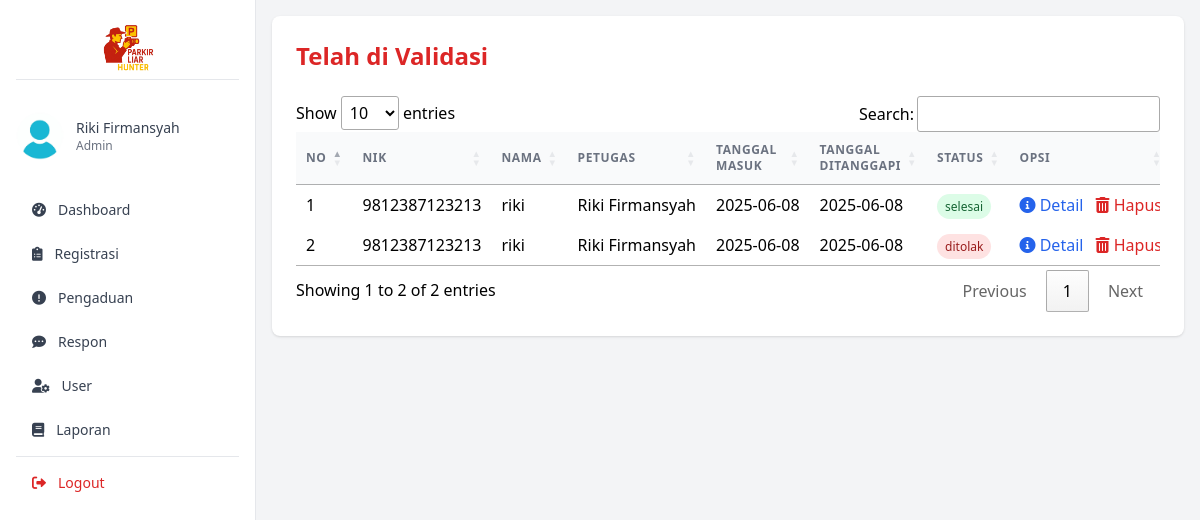
/parkir_liar_hunter/admin/index.php?p=respon (signed in), run on the app's committed database.
### tables this page shows
CREATE TABLE `pengaduan` (
  `id_pengaduan` int(5) NOT NULL,
  `tgl_pengaduan` varchar(20) DEFAULT NULL,
  `nik` varchar(16) DEFAULT NULL,
  `isi_laporan` text DEFAULT NULL,
  `foto` varchar(255) DEFAULT NULL,
  `lokasi` varchar(100) DEFAULT NULL,
  `status` enum('proses','ditolak','selesai') DEFAULT NULL
);

CREATE TABLE `masyarakat` (
  `nik` varchar(16) NOT NULL,
  `nama` varchar(35) DEFAULT NULL,
  `username` varchar(25) DEFAULT NULL,
  `password` varchar(255) DEFAULT NULL,
  `telp` varchar(13) DEFAULT NULL
);

CREATE TABLE `petugas` (
  `id_petugas` int(5) NOT NULL,
  `nama_petugas` varchar(30) DEFAULT NULL,
  `username` varchar(30) DEFAULT NULL,
  `password` varchar(255) DEFAULT NULL,
  `telp_petugas` varchar(13) DEFAULT NULL,
  `level` enum('admin') DEFAULT NULL
);

CREATE TABLE `tanggapan` (
  `id_tanggapan` int(5) NOT NULL,
  `id_pengaduan` int(5) DEFAULT NULL,
  `tgl_tanggapan` varchar(20) DEFAULT NULL,
  `tanggapan` text DEFAULT NULL,
  `id_petugas` int(5) DEFAULT NULL
);

### parkir_liar_hunter/admin/respon.php (the view, shortened to what this page needs)
<div class="bg-white rounded-lg shadow p-6">
    <h3 class="text-2xl font-semibold text-red-600 mb-6">Telah di Validasi</h3>
    <div class="overflow-x-auto">
        <table id="example" class="min-w-full divide-y divide-gray-200">
            <thead class="bg-gray-50">
                <tr>
                    <th class="px-6 py-3 text-left text-xs font-medium text-gray-500 uppercase tracking-wider">No</th>
                    <th class="px-6 py-3 text-left text-xs font-medium text-gray-500 uppercase tracking-wider">NIK</th>
                    <th class="px-6 py-3 text-left text-xs font-medium text-gray-500 uppercase tracking-wider">Nama</th>
                    <th class="px-6 py-3 text-left text-xs font-medium text-gray-500 uppercase tracking-wider">Petugas</th>
                    <th class="px-6 py-3 text-left text-xs font-medium text-gray-500 uppercase tracking-wider">Tanggal Masuk</th>
                    <th class="px-6 py-3 text-left text-xs font-medium text-gray-500 uppercase tracking-wider">Tanggal Ditanggapi</th>
                    <th class="px-6 py-3 text-left text-xs font-medium text-gray-500 uppercase tracking-wider">Status</th>
                    <th class="px-6 py-3 text-left text-xs font-medium text-gray-500 uppercase tracking-wider">Opsi</th>
                </tr>
            </thead>
            <tbody class="bg-white divide-y divide-gray-200">
                <?php
                $no = 1;
                $query = mysqli_query($koneksi, "SELECT * FROM pengaduan
                                                INNER JOIN masyarakat ON pengaduan.nik=masyarakat.nik
                                                INNER JOIN tanggapan ON pengaduan.id_pengaduan=tanggapan.id_pengaduan
                                                INNER JOIN petugas ON tanggapan.id_petugas=petugas.id_petugas
                                                ORDER BY tanggapan.id_pengaduan DESC");
                while ($r = mysqli_fetch_assoc($query)) :
                    $statusClass = $r['status'] == 'selesai' ? 'bg-green-100 text-green-800' :
                        ($r['status'] == 'proses' ? 'bg-yellow-100 text-yellow-800' :
                        ($r['status'] == 'ditolak' ? 'bg-red-100 text-red-800' : 'bg-gray-100 text-gray-800'));
                ?>
                <tr>
                    <td class="px-6 py-4 whitespace-nowrap"><?= $no++; ?></td>
                    <td class="px-6 py-4 whitespace-nowrap"><?= htmlspecialchars($r['nik']); ?></td>
                    <td class="px-6 py-4 whitespace-nowrap"><?= htmlspecialchars($r['nama']); ?></td>
                    <td class="px-6 py-4 whitespace-nowrap"><?= htmlspecialchars($r['nama_petugas']); ?></td>
                    <td class="px-6 py-4 whitespace-nowrap"><?= $r['tgl_pengaduan']; ?></td>
                    <td class="px-6 py-4 whitespace-nowrap"><?= $r['tgl_tanggapan']; ?></td>
                    <td class="px-6 py-4 whitespace-nowrap">
                        <span class="px-2 py-1 text-xs rounded-full <?= $statusClass ?>"><?= $r['status']; ?></span>
                    </td>
                    <td class="px-6 py-4 whitespace-nowrap space-x-2">
                        <button onclick="openModal('modal-<?= $r['id_tanggapan'] ?>')"
                                class="text-blue-600 hover:text-primary-900">
                    <i class="fas fa-info-circle"></i> Detail
                        </button>
                        <a href="index.php?p=tanggapan_hapus&id_tanggapan=<?= $r['id_tanggapan'] ?>"
                           onclick="return confirm('Anda Yakin Ingin Menghapus?')"
                           class="text-red-600 hover:text-red-900">
                        <i class="fas fa-trash-alt"></i> Hapus
                        </a>
                    </td>
                </tr>
                <div id="modal-<?= $r['id_tanggapan'] ?>" class="fixed inset-0 z-50 hidden overflow-y-auto">
                <?php endwhile; ?>
            </tbody>
        </table>
    </div>
</div>

### data on the page
pengaduan: masyarakat.nik "9812387123213", masyarakat.nama "riki", petugas.nama_petugas "Riki Firmansyah", tgl_pengaduan "2025-06-08", tanggapan.tgl_tanggapan "2025-06-08", status "selesai"
pengaduan: masyarakat.nik "9812387123213", masyarakat.nama "riki", petugas.nama_petugas "Riki Firmansyah", tgl_pengaduan "2025-06-08", tanggapan.tgl_tanggapan "2025-06-08", status "ditolak"

### other printed values
$_SESSION['data']['nama_petugas'] "Riki Firmansyah"
